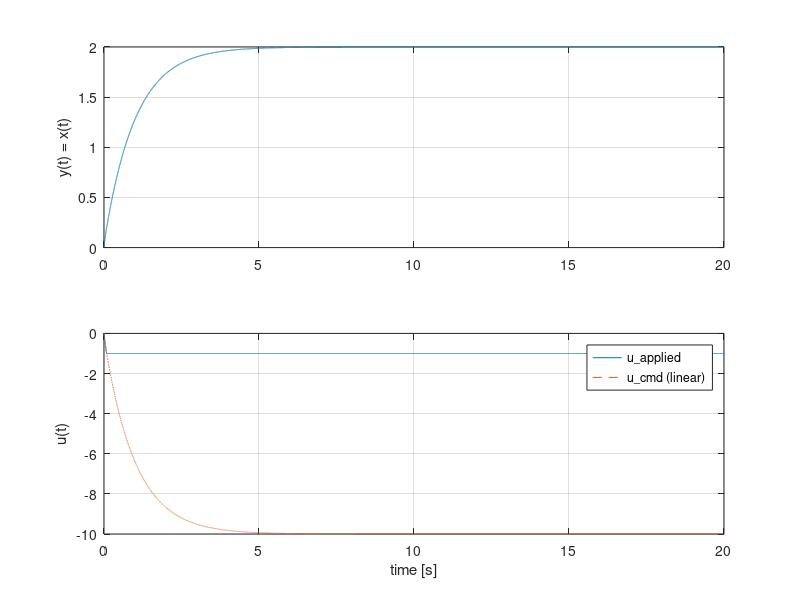

Recreate this plot in MATLAB.
% Parameters
k = 5.0;
D = 3.0;
u_max = 1.0;
x0 = 0.0;
t_final = 20.0;
dt = 0.001;

N = floor(t_final / dt);
t = linspace(0, t_final, N + 1);
x = zeros(1, N + 1);
u_cmd = zeros(1, N + 1);
u_applied = zeros(1, N + 1);

x(1) = x0;

for n = 1:N
    u_cmd(n) = -k * x(n);
    u_applied(n) = max(-u_max, min(u_cmd(n), u_max));
    x_dot = -x(n) + u_applied(n) + D;
    x(n + 1) = x(n) + dt * x_dot;
end

u_cmd(N + 1) = -k * x(N + 1);
u_applied(N + 1) = max(-u_max, min(u_cmd(N + 1), u_max));

figure;
subplot(2,1,1);
plot(t, x);
ylabel('y(t) = x(t)');
grid on;

subplot(2,1,2);
plot(t, u_applied, t, u_cmd, '--');
ylabel('u(t)');
xlabel('time [s]');
legend('u\_applied', 'u\_cmd (linear)');
grid on;
